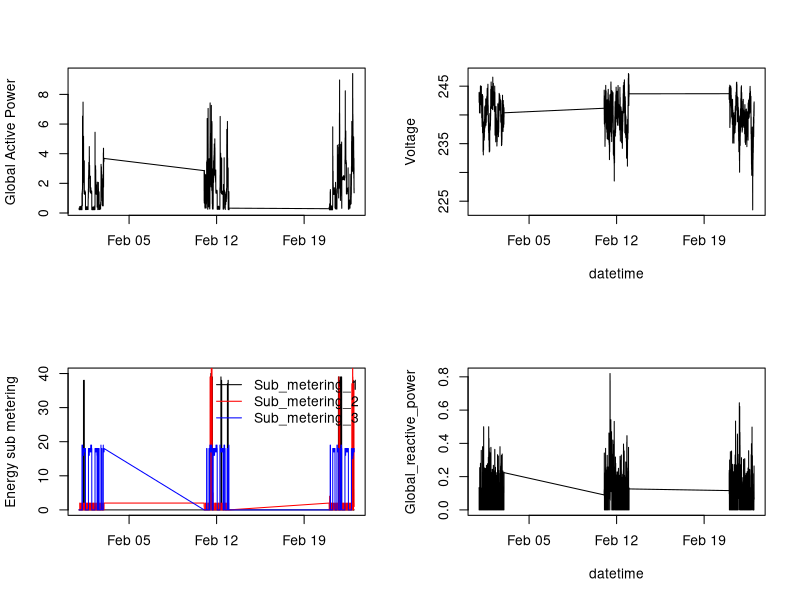

Here is the R script that generated this plot:
data=read.csv("dataset.txt",sep=";",dec=".",
              colClasses=c(rep("character",2),rep("numeric",7)),
              na.strings="?")
datetime<-strptime(paste(data$Date,data$Time),format="%d/%m/%Y %H:%M:%S")

png(file="plot4.png", width=480, height=480)
par(mfrow=c(2,2))

#Graph 1
plot(datetime,data$Global_active_power,type="l",
     xlab="",
     ylab="Global Active Power",
     main="")

#Graph 2
plot(datetime,data$Voltage, ylab="Voltage", type="l")

#Graph 3
plot(datetime,data$Sub_metering_1,type="l",
     xlab="",
     ylab="Energy sub metering",
     main="")
lines(datetime,data$Sub_metering_2,col="red")
lines(datetime,data$Sub_metering_3,col="blue")
legend("topright",lwd=1, col=c("black","red","blue"), legend=names(data)[7:9], bty="n")

#Graph 4
with(data, plot(datetime,Global_reactive_power, type="l"))

dev.off()
